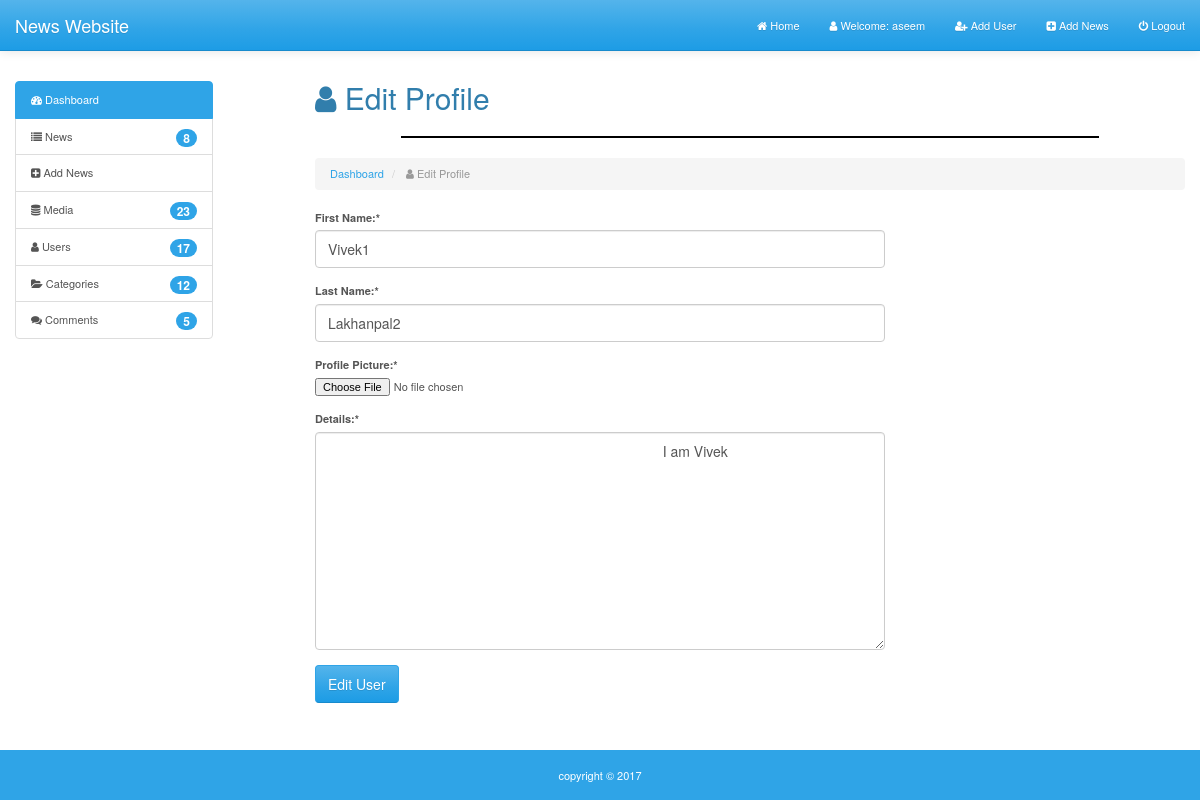
/editProfile.php?id=1 (signed in), run on the app's committed database.
### tables this page shows
CREATE TABLE IF NOT EXISTS `users` (
  `id` int(11) NOT NULL AUTO_INCREMENT,
  `date` date NOT NULL,
  `firstName` varchar(100) NOT NULL,
  `lastName` varchar(100) NOT NULL,
  `username` varchar(150) NOT NULL,
  `email` varchar(255) NOT NULL,
  `image` varchar(500) NOT NULL,
  `password` varchar(100) NOT NULL,
  `role` varchar(100) NOT NULL,
  `details` text NOT NULL,
  PRIMARY KEY (`id`),
  UNIQUE KEY `userName` (`username`),
  UNIQUE KEY `email` (`email`)
);

### editProfile.php (the view, shortened to what this page needs)
<?php
    include('incfile/dbconnect.php');
  if(isset($_GET['id']))
    {
        $edit_id = $_GET['id'];
        $edit_query = "Select * from users where id = $edit_id";
        $edit_result = $db->prepare($edit_query);
        $edit_result->execute();
        if($edit_result->rowCount() > 0 )
        {
            foreach($db->query($edit_query) as $edit_row){
            $edit_firstname = $edit_row['firstName'];
            $edit_lastname = $edit_row['lastName'];
            $edit_details = $edit_row['details'];
        }
        }
        else{
            header('Location: dashboard.php');
        }
    }
?>
<!DOCTYPE html>
<html lang="en">
<head>
    <link rel="stylesheet" href="css/font-awesome.css">
    <link rel="stylesheet" href="https://maxcdn.bootstrapcdn.com/bootstrap/3.3.7/css/bootstrap.min.css">
    <link href="bootstrap/css/bootstrap.min.css" rel="stylesheet">
    <link rel="stylesheet" href="css/dashboard.css">
    <link rel="stylesheet" href="css/users.css">
    <link rel="stylesheet" href="css/mobile.css">
</head>
<body>
    <div id="wrapper">
    <?php require_once('incfile/headerAdmin.php');?>
    <section>
        <div class="container-fluid body-section">
            <div class="row">
                <div class="col-md-3 col-sm-12 col-xs-12">
                    <?php require_once('incfile/sideBarAdmin.php');?>
                </div>
                <div class="col-md-9 col-sm-12 col-xs-12 sideBarTopDashBoard">
                    <h2> <i class="fa fa-user" aria-hidden="true"></i> Edit Profile </h2>
                    <hr class="lineDashboard">
                    <ol class="breadcrumb">
                        <li><a href="dashboard.html">Dashboard</a></li>
                        <li class="active"> <i class="fa fa-user" aria-hidden="true"></i> Edit Profile</li>
                    </ol>
                    <div class="row">
                        <div class="col-md-8">
                 <form action="" method="post" enctype="multipart/form-data">
                     <div class="form-group">
                          <label for="firstname" >First Name:*</label>
                          <input type="text"id="firstname"  name="firstname" class="form-control" placeholder="First Name" value="<?php if(isset($edit_firstname)){echo $edit_firstname;}?>"/>
                         </div>
                         <div class="form-group">
                          <label for="lastname" >Last Name:*</label>
                          <input type="text" id="lastname" name="lastname" class="form-control" placeholder="Last Name" value="<?php if(isset($edit_lastname)){echo $edit_lastname;}?>" />
                         </div>
                         <div class="form-group">
                          <label for="image" >Profile Picture:*</label>
                          <input type="file"  id="image" name="image" />
                         </div>
                          <div class="form-group">
                          <label for="details" >Details:*</label>
                          <textarea rows="10"class="form-control" name="details" >
                              <?php if(isset($edit_details)){echo $edit_details;}?>
                          </textarea>
                         </div>
                         <input type="submit" name="submit" value="Edit User" class="btn btn-primary"/>
                     </form>
                     </div>
                     </div>
                </div>
            </div>
        </div>
    </section>
     <?php require_once('incfile/footerAdmin.php');?>
    </div>
</body>
</html>

### css/dashboard.css (style rules this page uses)
body, html { height: 100%; }
#wrapper { position: relative; min-height: 100%; }
body { padding-top: 60px; }
.lineDashboard { width: 80%; border: 1px solid black; }
.body-section { padding-bottom: 70px; }

### css/mobile.css (style rules this page uses)
@media screen and (max-width:1385px) and (min-width:967px) { body { font-size: 11px; } }

### data on the page
users: firstname "Vivek1", lastname "Lakhanpal2", details "I am Vivek"

### other printed values
$SESSION_username "aseem"
$news_rows "8"
$media_row_num "23"
$users_row_num "17"
$categories_row_num "12"
$num_rows "5"
